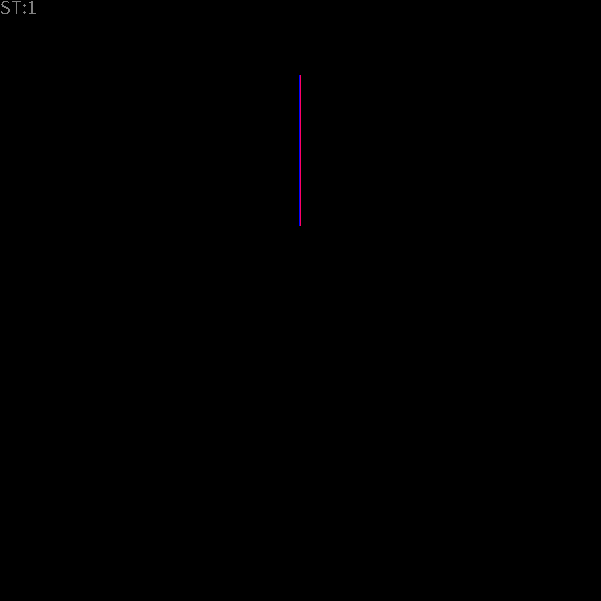
Frame 1 (no input)
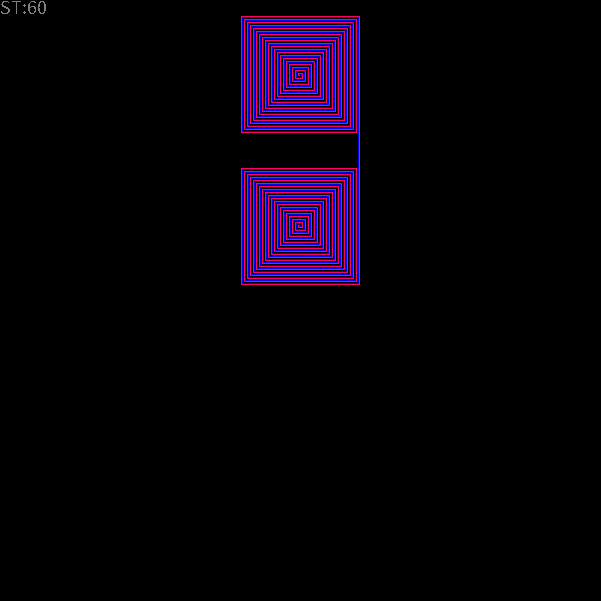
Frame 60 (the mouse pressed at the canvas centre just before this capture)
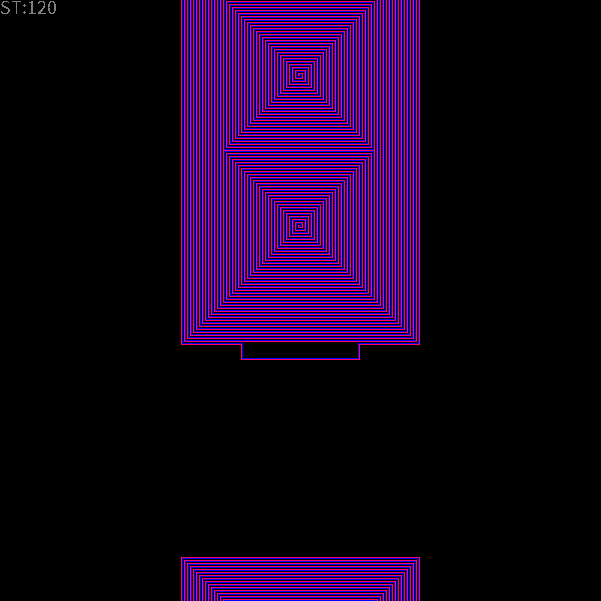
Frame 120 (the mouse held since frame 60 and released just before this capture)

The Processing sketch that drew these frames (run headless with seeded random() and noise(); from frame 60 on, the mouse is pressed at the canvas centre):

// Processing sketch: modelGHasym
// ── modelGHasym.pde
/// Greenberg-Hastings Model: Excitable media simulation.
/// TWO-dimensional, SYNCHRONOUS, Moore, deterministic cellular automaton.
//-/////////////////////////////////////////////////////////////////////////

final int   WorldSide=601; //< How many cells do we want in one line?
final float Dens=0.5;      //< Lower density works great for initial excitation seeds 

// Cell states: 0 - Resting/Quiescent, 1 - Excited, 2 - Refractory
final int   STATE_RESTING = 0;
final int   STATE_EXCITED = 1;
final int   STATE_REFRACTORY = 2;

int[][] WorldOld=new int[WorldSide][WorldSide]; //< We need two "worlds" for the old...
int[][] WorldNew=new int[WorldSide][WorldSide]; //< And for new state of the simulation.


void setup()
{
  size(601,601);    //square window
  frameRate(999); 
  noSmooth();
  
  // 1. Najpierw czyścimy cały świat do stanu spoczynku
  for(int i=0; i<WorldSide; i++) {
    for(int j=0; j<WorldSide; j++) {
      WorldOld[i][j] = STATE_RESTING;
    }
  }
  
  // 2. Tworzymy sztuczną asymetrię na środku ekranu
  int środekX = WorldSide / 2;
  int startY  = (int)(WorldSide / 4 * Dens);
  int koniecY = (int)(3 * (WorldSide / 4) * Dens);
  
  // Rysujemy pionowy pasek pobudzenia (linia frontu fali)
  for(int i = startY; i <= koniecY; i++) {
    WorldOld[i][środekX] = STATE_EXCITED;
  }
  
  // Tuż obok (po lewej stronie) rysujemy pasek refrakcji (ogon fali)
  // Dzięki temu fala może poruszać się tylko w prawą stronę, a na końcach zacznie się zwijać
  for(int i = startY; i <= koniecY; i++) {
    WorldOld[i][środekX - 1] = STATE_REFRACTORY;
  }
}
  
  
void visualisation()
{
  for(int i=0;i<WorldSide;i++)
    for(int j=0;j<WorldSide;j++)
    {
      // Color-coding for three states
      if(WorldOld[i][j] == STATE_EXCITED)         stroke(255, 0, 100); //Red/Pink for Excited
      else if(WorldOld[i][j] == STATE_REFRACTORY) stroke(0, 0, 255);   //Blue for Refractory
      else                                        stroke(0);           //Black for Resting
      
      point(j,i); //the horizontal dimension of the array is the SECOND index
    }
}

int t=0;
void draw() //Modifies global t,WorldOld,WorldNew
{  
  visualisation(); //Draw the current world
  
  for(int i=0;i<WorldSide;i++) //Now the cellular automaton state change [cite: 13]
  {
    int right = (i+1) % WorldSide;
    int left  = (WorldSide+i-1) % WorldSide;
     
    for(int j=0;j<WorldSide;j++) 
    {
      // GREENBERG-HASTINGS RULES:
      //-/////////////////////////
      if (WorldOld[i][j] == STATE_EXCITED) 
      {
        WorldNew[i][j] = STATE_REFRACTORY; //Excited cells automatically become refractory
      } 
      else if (WorldOld[i][j] == STATE_REFRACTORY) 
      {
        WorldNew[i][j] = STATE_RESTING;    //Refractory cells automatically recover to resting
      } 
      else //STATE_RESTING
      {
        int dw=(j+1) % WorldSide;
        int up=(WorldSide+j-1) % WorldSide;
         
        // Counting neighbors in the EXCITED state (Moore neighborhood)
        int excitedNeighbors = (
                    (WorldOld[left][j]   == STATE_EXCITED ? 1 : 0)
                 +  (WorldOld[right][j]  == STATE_EXCITED ? 1 : 0)
                 +  (WorldOld[i][up]     == STATE_EXCITED ? 1 : 0)
                 +  (WorldOld[i][dw]     == STATE_EXCITED ? 1 : 0)    
                 +  (WorldOld[left][up]  == STATE_EXCITED ? 1 : 0) 
                 +  (WorldOld[right][up] == STATE_EXCITED ? 1 : 0) 
                 +  (WorldOld[left][dw]  == STATE_EXCITED ? 1 : 0) 
                 +  (WorldOld[right][dw] == STATE_EXCITED ? 1 : 0)            
                 );
                 
        // Resting cell becomes excited if it has at least one excited neighbor
        WorldNew[i][j] = (excitedNeighbors >= 1 ? STATE_EXCITED : STATE_RESTING); 
      }
    }
  }
   
  //Swap the arrays 
  int[][] WorldTmp=WorldOld; 
  WorldOld=WorldNew; 
  WorldNew=WorldTmp; 
   
  t++; //The next generation/step/year 
  fill(255,128); 
  textSize(20); textAlign(LEFT,TOP); text("ST:"+t,0,0); 
}

//For more fun ;-)
void mousePressed()
{
  int i=mouseX;
  int j=mouseY;
  WorldOld[j][i]=STATE_EXCITED;
}

/// @date 2026-06-20
